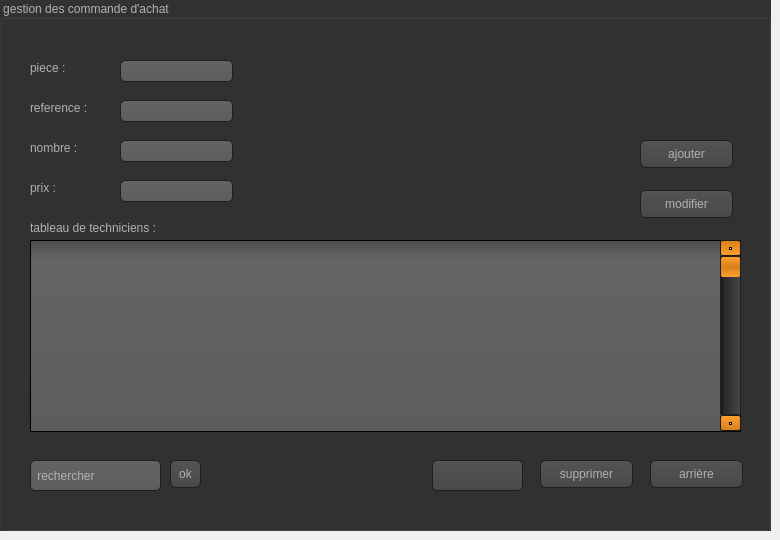
    <widget class="QWidget" name="tab">
     <attribute name="title">
      <string>Tab 1</string>
     </attribute>
     <widget class="QGroupBox" name="groupBox">
      <property name="geometry">
       <rect>
        <x>0</x>
        <y>0</y>
        <width>771</width>
        <height>531</height>
       </rect>
      </property>
      <property name="styleSheet">
       <string notr="true">QToolTip
{
     border: 1px solid black;
     background-color: #ffa02f;
     padding: 1px;
     border-radius: 3px;
     opacity: 100;
}

QWidget
{
    color: #b1b1b1;
    background-color: #323232;
}

QWidget:item:hover
{
    background-color: QLinearGradient( x1: 0, y1: 0, x2: 0, y2: 1, stop: 0 #ffa02f, stop: 1 #ca0619);
    color: #000000;
}

QWidget:item:selected
{
    background-color: QLinearGradient( x1: 0, y1: 0, x2: 0, y2: 1, stop: 0 #ffa02f, stop: 1 #d7801a);
}

QMenuBar::item
{
    background: transparent;
}

QMenuBar::item:selected
{
    background: transparent;
    border: 1px solid #ffaa00;
}

QMenuBar::item:pressed
{
    background: #444;
    border: 1px solid #000;
    background-color: QLinearGradient(
        x1:0, y1:0,
        x2:0, y2:1,
        stop:1 #212121,
        stop:0.4 #343434/*,
        stop:0.2 #343434,
        stop:0.1 #ffaa00*/
    );
    margin-bottom:-1px;
    padding-bottom:1px;
}

QMenu
{
    border: 1px solid #000;
}

QMenu::item
{
    padding: 2px 20px 2px 20px;
}

QMenu::item:selected
{
    color: #000000;
}

QWidget:disabled
{
    color: #404040;
    background-color: #323232;
}

QAbstractItemView
{
    background-color: QLinearGradient( x1: 0, y1: 0, x2: 0, y2: 1, stop: 0 #4d4d4d, stop: 0.1 #646464, stop: 1 #5d5d5d);
}

QWidget:focus
{
    /*border: 2px solid QLinearGradient( x1: 0, y1: 0, x2: 0, y2: 1, stop: 0 #ffa02f, stop: 1 #d7801a);*/
}

QLineEdit
{
    background-color: QLinearGradient( x1: 0, y1: 0, x2: 0, y2: 1, stop: 0 #4d4d4d, stop: 0 #646464, stop: 1 #5d5d5d);
    padding: 1px;
    border-style: solid;
    border: 1px solid #1e1e1e;
    border-radius: 5;
}

QPushButton
{
    color: #b1b1b1;
    background-color: QLinearGradient( x1: 0, y1: 0, x2: 0, y2: 1, stop: 0 #565656, stop: 0.1 #525252, stop: 0.5 #4e4e4e, stop: 0.9 #4a4a4a, stop: 1 #464646);
    border-width: 1px;
    border-color: #1e1e1e;
    border-style: solid;
    border-radius: 6;
    padding: 3px;
    font-size: 12px;
    padding-left: 5px;
    padding-right: 5px;
}

QPushButton:pressed
{
    background-color: QLinearGradient( x1: 0, y1: 0, x2: 0, y2: 1, stop: 0 #2d2d2d, stop: 0.1 #2b2b2b, stop: 0.5 #292929, stop: 0.9 #282828, stop: 1 #252525);
}

QComboBox
{
    selection-background-color: #ffaa00;
    background-color: QLinearGradient( x1: 0, y1: 0, x2: 0, y2: 1, stop: 0 #565656, stop: 0.1 #525252, stop: 0.5 #4e4e4e, stop: 0.9 #4a4a4a, stop: 1 #464646);
    border-style: solid;
    border: 1px solid #1e1e1e;
    border-radius: 5;
}

QComboBox:hover,QPushButton:hover
{
    border: 2px solid QLinearGradient( x1: 0, y1: 0, x2: 0, y2: 1, stop: 0 #ffa02f, stop: 1 #d7801a);
}


QComboBox:on
{
    padding-top: 3px;
    padding-left: 4px;
    background-color: QLinearGradient( x1: 0, y1: 0, x2: 0, y2: 1, stop: 0 #2d2d2d, stop: 0.1 #2b2b2b, stop: 0.5 #292929, stop: 0.9 #282828, stop: 1 #252525);
    selection-background-color: #ffaa00;
}

QComboBox QAbstractItemView
{
    border: 2px solid darkgray;
    selection-background-color: QLinearGradient( x1: 0, y1: 0, x2: 0, y2: 1, stop: 0 #ffa02f, stop: 1 #d7801a);
}

QComboBox::drop-down
{
     subcontrol-origin: padding;
     subcontrol-position: top right;
     width: 15px;

     border-left-width: 0px;
     border-left-color: darkgray;
     border-left-style: solid; /* just a single line */
     border-top-right-radius: 3px; /* same radius as the QComboBox */
     border-bottom-right-radius: 3px;
 }

QComboBox::down-arrow
{
     image: url(:/down_arrow.png);
}

QGroupBox:focus
{
border: 2px solid QLinearGradient( x1: 0, y1: 0, x2: 0, y2: 1, stop: 0 #ffa02f, stop: 1 #d7801a);
}

QTextEdit:focus
{
    border: 2px solid QLinearGradient( x1: 0, y1: 0, x2: 0, y2: 1, stop: 0 #ffa02f, stop: 1 #d7801a);
}

QScrollBar:horizontal {
     border: 1px solid #222222;
     background: QLinearGradient( x1: 0, y1: 0, x2: 0, y2: 1, stop: 0.0 #121212, stop: 0.2 #282828, stop: 1 #484848);
     height: 7px;
     margin: 0px 16px 0 16px;
}

QScrollBar::handle:horizontal
{
      background: QLinearGradient( x1: 0, y1: 0, x2: 1, y2: 0, stop: 0 #ffa02f, stop: 0.5 #d7801a, stop: 1 #ffa02f);
      min-height: 20px;
      border-radius: 2px;
}

QScrollBar::add-line:horizontal {
      border: 1px solid #1b1b19;
      border-radius: 2px;
      background: QLinearGradient( x1: 0, y1: 0, x2: 1, y2: 0, stop: 0 #ffa02f, stop: 1 #d7801a);
      width: 14px;
      subcontrol-position: right;
      subcontrol-origin: margin;
}

QScrollBar::sub-line:horizontal {
      border: 1px solid #1b1b19;
      border-radius: 2px;
      background: QLinearGradient( x1: 0, y1: 0, x2: 1, y2: 0, stop: 0 #ffa02f, stop: 1 #d7801a);
      width: 14px;
     subcontrol-position: left;
     subcontrol-origin: margin;
}

QScrollBar::right-arrow:horizontal, QScrollBar::left-arrow:horizontal
{
      border: 1px solid black;
      width: 1px;
      height: 1px;
      background: white;
}

QScrollBar::add-page:horizontal, QScrollBar::sub-page:horizontal
{
      background: none;
}

QScrollBar:vertical
{
      background: QLinearGradient( x1: 0, y1: 0, x2: 1, y2: 0, stop: 0.0 #121212, stop: 0.2 #282828, stop: 1 #484848);
      width: 7px;
      margin: 16px 0 16px 0;
      border: 1px solid #222222;
}

QScrollBar::handle:vertical
{
      background: QLinearGradient( x1: 0, y1: 0, x2: 0, y2: 1, stop: 0 #ffa02f, stop: 0.5 #d7801a, stop: 1 #ffa02f);
      min-height: 20px;
      border-radius: 2px;
}

QScrollBar::add-line:vertical
{
      border: 1px solid #1b1b19;
      border-radius: 2px;
      background: QLinearGradient( x1: 0, y1: 0, x2: 0, y2: 1, stop: 0 #ffa02f, stop: 1 #d7801a);
      height: 14px;
      subcontrol-position: bottom;
      subcontrol-origin: margin;
}

QScrollBar::sub-line:vertical
{
      border: 1px solid #1b1b19;
      border-radius: 2px;
      background: QLinearGradient( x1: 0, y1: 0, x2: 0, y2: 1, stop: 0 #d7801a, stop: 1 #ffa02f);
      height: 14px;
      subcontrol-position: top;
      subcontrol-origin: margin;
}

QScrollBar::up-arrow:vertical, QScrollBar::down-arrow:vertical
{
      border: 1px solid black;
      width: 1px;
      height: 1px;
      background: white;
}


QScrollBar::add-page:vertical, QScrollBar::sub-page:vertical
{
      background: none;
}

QTextEdit
{
    background-color: #242424;
}

QPlainTextEdit
{
    background-color: #242424;
}

QHeaderView::section
{
    background-color: QLinearGradient(x1:0, y1:0, x2:0, y2:1, stop:0 #616161, stop: 0.5 #505050, stop: 0.6 #434343, stop:1 #656565);
    color: white;
    padding-left: 4px;
    border: 1px solid #6c6c6c;
}

QCheckBox:disabled
{
color: #414141;
}

QDockWidget::title
{
    text-align: center;
    spacing: 3px; /* spacing between items in the tool bar */
    background-color: QLinearGradient(x1:0, y1:0, x2:0, y2:1, stop:0 #323232, stop: 0.5 #242424, stop:1 #323232);
}

QDockWidget::close-button, QDockWidget::float-button
{
    text-align: center;
    spacing: 1px; /* spacing between items in the tool bar */
    background-color: QLinearGradient(x1:0, y1:0, x2:0, y2:1, stop:0 #323232, stop: 0.5 #242424, stop:1 #323232);
}

QDockWidget::close-button:hover, QDockWidget::float-button:hover
{
    background: #242424;
}

QDockWidget::close-button:pressed, QDockWidget::float-button:pressed
{
    padding: 1px -1px -1px 1px;
}

QMainWindow::separator
{
    background-color: QLinearGradient(x1:0, y1:0, x2:0, y2:1, stop:0 #161616, stop: 0.5 #151515, stop: 0.6 #212121, stop:1 #343434);
    color: white;
    padding-left: 4px;
    border: 1px solid #4c4c4c;
    spacing: 3px; /* spacing between items in the tool bar */
}

QMainWindow::separator:hover
{

    background-color: QLinearGradient(x1:0, y1:0, x2:0, y2:1, stop:0 #d7801a, stop:0.5 #b56c17 stop:1 #ffa02f);
    color: white;
    padding-left: 4px;
    border: 1px solid #6c6c6c;
    spacing: 3px; /* spacing between items in the tool bar */
}

QToolBar::handle
{
     spacing: 3px; /* spacing between items in the tool bar */
     background: url(:/images/handle.png);
}

QMenu::separator
{
    height: 2px;
    background-color: QLinearGradient(x1:0, y1:0, x2:0, y2:1, stop:0 #161616, stop: 0.5 #151515, stop: 0.6 #212121, stop:1 #343434);
    color: white;
    padding-left: 4px;
    margin-left: 10px;
    margin-right: 5px;
}

QProgressBar
{
    border: 2px solid grey;
    border-radius: 5px;
    text-align: center;
}

QProgressBar::chunk
{
    background-color: #d7801a;
    width: 2.15px;
    margin: 0.5px;
}

QTabBar::tab {
    color: #b1b1b1;
    border: 1px solid #444;
    border-bottom-style: none;
    background-color: #323232;
    padding-left: 10px;
    padding-right: 10px;
    padding-top: 3px;
    padding-bottom: 2px;
    margin-right: -1px;
}

QTabWidget::pane {
    border: 1px solid #444;
    top: 1px;
}

QTabBar::tab:last
{
    margin-right: 0; /* the last selected tab has nothing to overlap with on the right */
    border-top-right-radius: 3px;
}

QTabBar::tab:first:!selected
{
 margin-left: 0px; /* the last selected tab has nothing to overlap with on the right */


    border-top-left-radius: 3px;
}

QTabBar::tab:!selected
{
    color: #b1b1b1;
    border-bottom-style: solid;
    margin-top: 3px;
    background-color: QLinearGradient(x1:0, y1:0, x2:0, y2:1, stop:1 #212121, stop:.4 #343434);
}

QTabBar::tab:selected
{
    border-top-left-radius: 3px;
    border-top-right-radius: 3px;
    margin-bottom: 0px;
}

QTabBar::tab:!selected:hover
{
    /*border-top: 2px solid #ffaa00;
    padding-bottom: 3px;*/
    border-top-left-radius: 3px;
    border-top-right-radius: 3px;
    background-color: QLinearGradient(x1:0, y1:0, x2:0, y2:1, stop:1 #212121, stop:0.4 #343434, stop:0.2 #343434, stop:0.1 #ffaa00);
}

QRadioButton::indicator:checked, QRadioButton::indicator:unchecked{
    color: #b1b1b1;
    background-color: #323232;
    border: 1px solid #b1b1b1;
    border-radius: 6px;
}

QRadioButton::indicator:checked
{
    background-color: qradialgradient(
        cx: 0.5, cy: 0.5,
        fx: 0.5, fy: 0.5,
        radius: 1.0,
        stop: 0.25 #ffaa00,
        stop: 0.3 #323232
    );
}

QCheckBox::indicator{
    color: #b1b1b1;
    background-color: #323232;
    border: 1px solid #b1b1b1;
    width: 9px;
    height: 9px;
}

QRadioButton::indicator
{
    border-radius: 6px;
}

QRadioButton::indicator:hover, QCheckBox::indicator:hover
{
    border: 1px solid #ffaa00;
}

QCheckBox::indicator:checked
{
    image:url(:/images/checkbox.png);
}

QCheckBox::indicator:disabled, QRadioButton::indicator:disabled
{
    border: 1px solid #444;
}</string>
      </property>
      <property name="title">
       <string>gestion des commande d'achat</string>
      </property>
      <widget class="QPushButton" name="pushButton_9">
       <property name="geometry">
        <rect>
         <x>640</x>
         <y>140</y>
         <width>93</width>
         <height>28</height>
        </rect>
       </property>
       <property name="text">
        <string>ajouter</string>
       </property>
      </widget>
      <widget class="QLabel" name="label_11">
       <property name="geometry">
        <rect>
         <x>30</x>
         <y>60</y>
         <width>71</width>
         <height>16</height>
        </rect>
       </property>
       <property name="text">
        <string>piece :</string>
       </property>
      </widget>
      <widget class="QLabel" name="label_12">
       <property name="geometry">
        <rect>
         <x>30</x>
         <y>100</y>
         <width>71</width>
         <height>16</height>
        </rect>
       </property>
       <property name="text">
        <string>reference :</string>
       </property>
      </widget>
      <widget class="QLabel" name="label_13">
       <property name="geometry">
        <rect>
         <x>30</x>
         <y>140</y>
         <width>81</width>
         <height>16</height>
        </rect>
       </property>
       <property name="text">
        <string>nombre :</string>
       </property>
      </widget>
      <widget class="QLabel" name="label_14">
       <property name="geometry">
        <rect>
         <x>30</x>
         <y>180</y>
         <width>55</width>
         <height>16</height>
        </rect>
       </property>
       <property name="text">
        <string>prix :</string>
       </property>
      </widget>
      <widget class="QPushButton" name="pushButton_12">
       <property name="geometry">
        <rect>
         <x>650</x>
         <y>460</y>
         <width>93</width>
         <height>28</height>
        </rect>
       </property>
       <property name="text">
        <string>arrière</string>
       </property>
      </widget>
      <widget class="QPushButton" name="pushButton_13">
       <property name="geometry">
        <rect>
         <x>540</x>
         <y>460</y>
         <width>93</width>
         <height>28</height>
        </rect>
       </property>
       <property name="text">
        <string>supprimer</string>
       </property>
      </widget>
      <widget class="QLineEdit" name="lineEdit_11">
       <property name="geometry">
        <rect>
         <x>120</x>
         <y>60</y>
         <width>113</width>
         <height>22</height>
        </rect>
       </property>
      </widget>
      <widget class="QLineEdit" name="lineEdit_12">
       <property name="geometry">
        <rect>
         <x>120</x>
         <y>100</y>
         <width>113</width>
         <height>22</height>
        </rect>
       </property>
      </widget>
      <widget class="QLineEdit" name="lineEdit_13">
       <property name="geometry">
        <rect>
         <x>120</x>
         <y>140</y>
         <width>113</width>
         <height>22</height>
        </rect>
       </property>
      </widget>
      <widget class="QLineEdit" name="lineEdit_14">
       <property name="geometry">
        <rect>
         <x>120</x>
         <y>180</y>
         <width>113</width>
         <height>22</height>
        </rect>
       </property>
      </widget>
      <widget class="QTableView" name="tableView_3">
       <property name="geometry">
        <rect>
         <x>30</x>
         <y>240</y>
         <width>711</width>
         <height>192</height>
        </rect>
       </property>
       <property name="lineWidth">
        <number>4</number>
       </property>
       <property name="midLineWidth">
        <number>4</number>
       </property>
      </widget>
      <widget class="QScrollBar" name="verticalScrollBar_3">
       <property name="geometry">
        <rect>
         <x>720</x>
         <y>240</y>
         <width>21</width>
         <height>191</height>
        </rect>
       </property>
       <property name="orientation">
        <enum>Qt::Vertical</enum>
       </property>
      </widget>
      <widget class="QLineEdit" name="lineEdit_15">
       <property name="geometry">
        <rect>
         <x>30</x>
         <y>460</y>
         <width>131</width>
         <height>31</height>
        </rect>
       </property>
       <property name="text">
        <string> rechercher</string>
       </property>
      </widget>
      <widget class="QPushButton" name="pushButton_14">
       <property name="geometry">
        <rect>
         <x>170</x>
         <y>460</y>
         <width>31</width>
         <height>28</height>
        </rect>
       </property>
       <property name="text">
        <string>ok</string>
       </property>
      </widget>
      <widget class="QLabel" name="label_15">
       <property name="geometry">
        <rect>
         <x>30</x>
         <y>220</y>
         <width>171</width>
         <height>16</height>
        </rect>
       </property>
       <property name="text">
        <string>tableau de techniciens :</string>
       </property>
      </widget>
      <widget class="QPushButton" name="pushButton_15">
       <property name="geometry">
        <rect>
         <x>640</x>
         <y>190</y>
         <width>93</width>
         <height>28</height>
        </rect>
       </property>
       <property name="text">
        <string>modifier</string>
       </property>
      </widget>
      <widget class="QComboBox" name="comboBox_3">
       <property name="geometry">
        <rect>
         <x>432</x>
         <y>460</y>
         <width>91</width>
         <height>31</height>
        </rect>
       </property>
      </widget>
     </widget>
    </widget>
